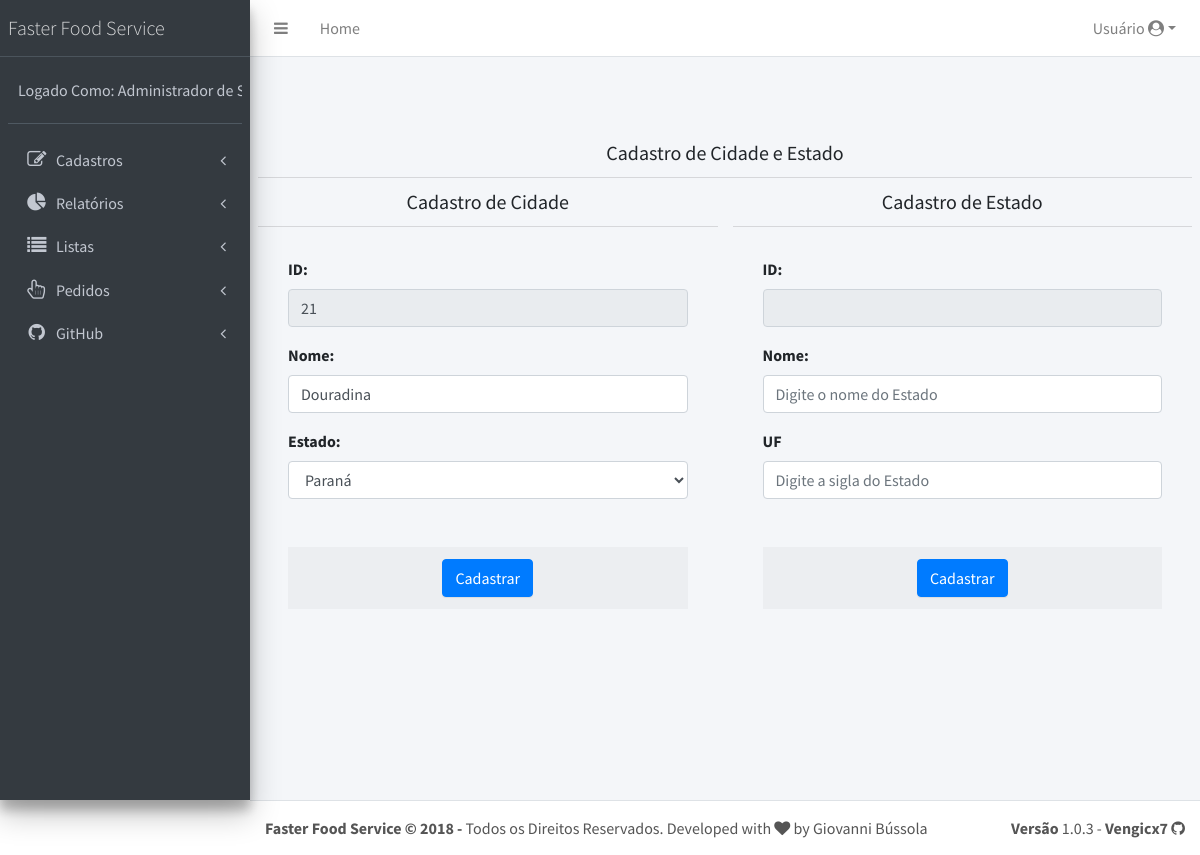
The page /home.php?fd=cadastro&pg=estadocidade&tela=cidade&idc=21 (signed in) on the database as committed earlier.
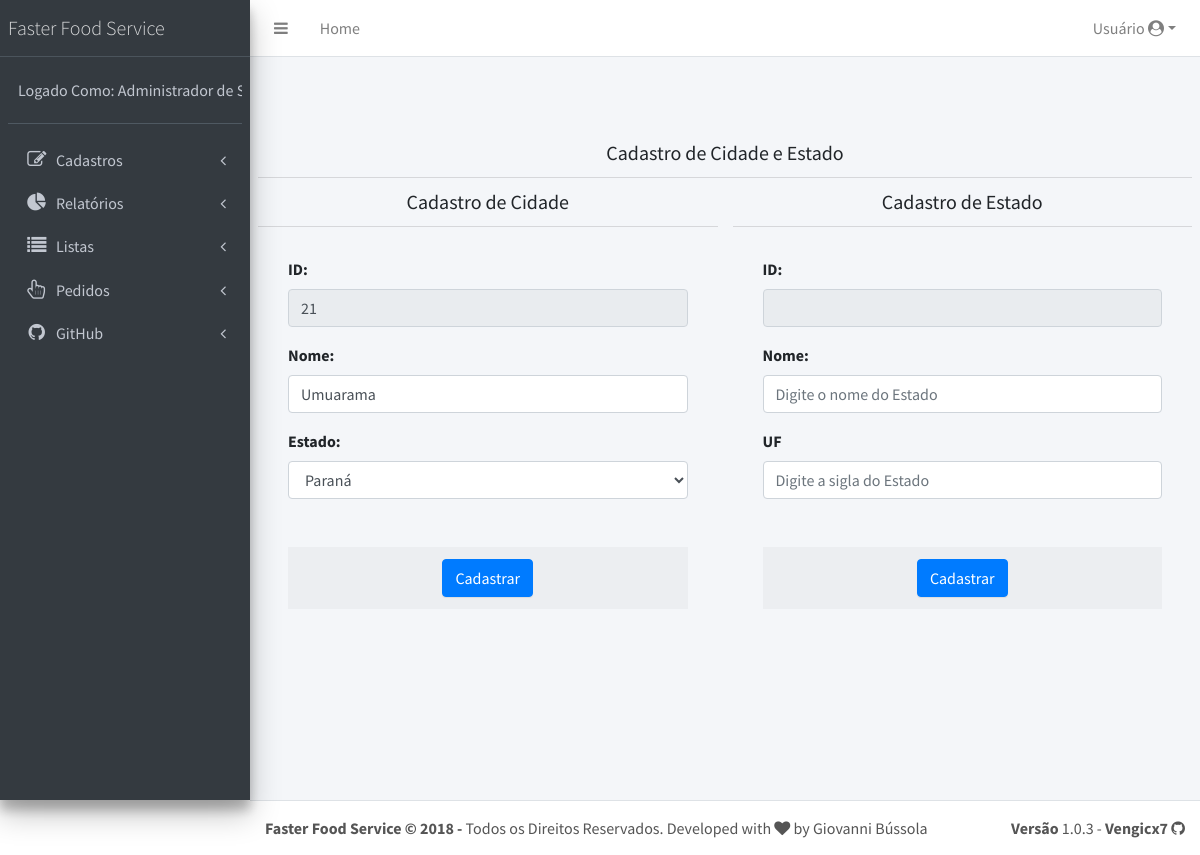
The same page on the database as committed later.
### tables this page shows
CREATE TABLE `cidade` (
  `id` int(11) NOT NULL,
  `nome` varchar(50) NOT NULL,
  `estado_id` int(11) NOT NULL
);

### cadastro/estadocidade.php (the view, shortened to what this page needs)
<?php
    $idCidade = $idEstado = $nomeEstado = $nomeCidade = $uf = $labelId = "";
    include "./app/conecta.php";
    if(isset($_GET["idc"])){
        $idCidade = trim($_GET["idc"]);
        $sql = "SELECT nome, estado_id FROM cidade";
        $consulta = $pdo->prepare($sql);
        $consulta->execute();
        $dados = $consulta->fetch(PDO::FETCH_OBJ);
            $nomeCidade = $dados->nome;
            $labelId = "required";
    }
?>
<div class="card-header">
    <h3 class="card-title text-center">Cadastro de Cidade e Estado</h3>
</div>
<div class="row">
    <div class="col-md-6">
        <div class="card-header">
            <h3 class="card-title text-center">Cadastro de Cidade</h3>
        </div>
        <form method="post" action="home.php?fd=salvar&pg=estadocidade" style="padding: 30px;">
            <div class="form-group">
                <label for="id">ID: </label>
                <input type="text" name="id" readonly <?=$labelId?> class="form-control" value="<?=$idCidade?>">
            </div>
            <div class="form-group">
                <label for="nome">Nome:</label>
                <input type="text" name="nome" required class="form-control" placeholder="Digite o nome da Cidade" value="<?=$nomeCidade?>">
            </div>
            <div class="form-group">
                <label for="estado_id">Estado:</label>
                <select name="estado_id" id="selectEstado" class="form-control">
                <?php
                    $consulta = $pdo->prepare("SELECT * FROM estado");
                    $consulta->execute();
                    while($dados = $consulta->fetch(PDO::FETCH_OBJ)){
                        echo "<option value='$dados->id'>$dados->nome</option>";
                    }
                ?>
                </select>
            </div>
            <div class="card-footer text-center mt-5">
                <?php
                    if(isset($_GET["id"])){
                        $btnForm = "Alterar";
                    }else{
                        $btnForm = "Cadastrar";
                    }
                ?>
                    <button type="submit" class="btn btn-primary"><?=$btnForm?></button>
            </div>
        </form>
    </div>
    <div class="col-md-6">
        <div class="card-header">
            <h3 class="card-title text-center">Cadastro de Estado</h3>
        </div>
        <form method="post" action="home.php?fd=salvar&pg=estadocidade" style="padding: 30px;">
            <div class="form-group">
                <label for="id">ID: </label>
                <input type="text" name="id" readonly <?=$labelId?> class="form-control" value="<?=$idEstado?>">
            </div>
            <div class="form-group">
                <label for="nome">Nome:</label>
                <input type="text" name="nome" required class="form-control" placeholder="Digite o nome do Estado" value="<?=$nomeEstado?>">
            </div>
            <div class="form-group">
                <label for="uf">UF</label>
                <input type="text" name="uf" required class="form-control" data-mask="aa" placeholder="Digite a sigla do Estado" value="<?=$uf?>">
            </div>
            <div class="card-footer text-center mt-5">
                <?php
                    if(isset($_GET["id"])){
                        $btnForm = "Alterar";
                    }else{
                        $btnForm = "Cadastrar";
                    }
                ?>
                    <button type="submit" class="btn btn-primary"><?=$btnForm?></button>
            </div>
        </form>
    </div>
</div>

Rows that differ between the two databases and show on the page:
removed cidade: nome "Douradina"
added cidade: nome "Umuarama"
